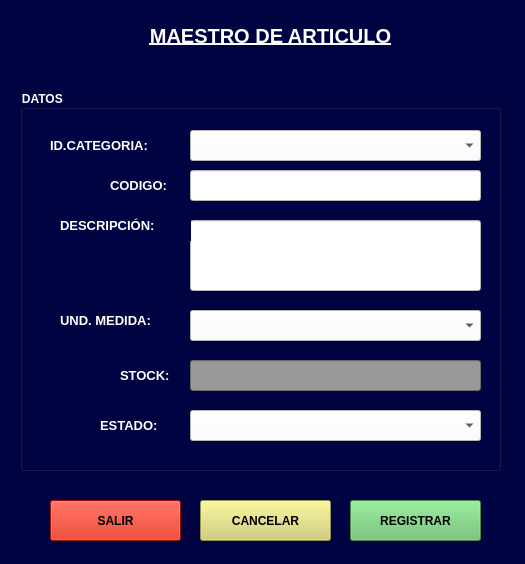
<?xml version="1.0" encoding="UTF-8"?>
<ui version="4.0">
 <class>frmarticulo</class>
 <widget class="QMainWindow" name="frmarticulo">
  <property name="enabled">
   <bool>true</bool>
  </property>
  <property name="geometry">
   <rect>
    <x>0</x>
    <y>0</y>
    <width>525</width>
    <height>564</height>
   </rect>
  </property>
  <property name="font">
   <font>
    <pointsize>9</pointsize>
   </font>
  </property>
  <property name="windowTitle">
   <string>Articulo</string>
  </property>
  <property name="toolTipDuration">
   <number>2</number>
  </property>
  <property name="styleSheet">
   <string notr="true">background-color: rgb(0, 3, 66);</string>
  </property>
  <widget class="QWidget" name="centralwidget">
   <widget class="QLabel" name="label">
    <property name="geometry">
     <rect>
      <x>90</x>
      <y>20</y>
      <width>361</width>
      <height>31</height>
     </rect>
    </property>
    <property name="font">
     <font>
      <pointsize>15</pointsize>
      <weight>75</weight>
      <italic>false</italic>
      <bold>true</bold>
      <underline>true</underline>
      <strikeout>false</strikeout>
     </font>
    </property>
    <property name="styleSheet">
     <string notr="true">color: rgb(255, 255, 253);</string>
    </property>
    <property name="text">
     <string>MAESTRO DE ARTICULO</string>
    </property>
    <property name="alignment">
     <set>Qt::AlignCenter</set>
    </property>
   </widget>
   <widget class="QGroupBox" name="groupBox">
    <property name="geometry">
     <rect>
      <x>20</x>
      <y>90</y>
      <width>481</width>
      <height>381</height>
     </rect>
    </property>
    <property name="font">
     <font>
      <pointsize>9</pointsize>
      <weight>75</weight>
      <bold>true</bold>
     </font>
    </property>
    <property name="styleSheet">
     <string notr="true">color: rgb(255, 255, 253);</string>
    </property>
    <property name="title">
     <string>DATOS </string>
    </property>
    <widget class="QLabel" name="label_3">
     <property name="geometry">
      <rect>
       <x>30</x>
       <y>40</y>
       <width>141</width>
       <height>31</height>
      </rect>
     </property>
     <property name="font">
      <font>
       <pointsize>10</pointsize>
       <weight>75</weight>
       <bold>true</bold>
      </font>
     </property>
     <property name="styleSheet">
      <string notr="true">color: rgb(255, 255, 253);</string>
     </property>
     <property name="text">
      <string>ID.CATEGORIA:</string>
     </property>
    </widget>
    <widget class="QLabel" name="label_5">
     <property name="geometry">
      <rect>
       <x>40</x>
       <y>210</y>
       <width>131</width>
       <height>41</height>
      </rect>
     </property>
     <property name="font">
      <font>
       <pointsize>10</pointsize>
       <weight>75</weight>
       <bold>true</bold>
      </font>
     </property>
     <property name="text">
      <string>UND. MEDIDA:</string>
     </property>
    </widget>
    <widget class="QLineEdit" name="txtdescripcion">
     <property name="geometry">
      <rect>
       <x>170</x>
       <y>130</y>
       <width>291</width>
       <height>71</height>
      </rect>
     </property>
     <property name="styleSheet">
      <string notr="true">background-color: rgb(255, 255, 253);
color: rgb(0, 0, 0);</string>
     </property>
    </widget>
    <widget class="QLabel" name="label_8">
     <property name="geometry">
      <rect>
       <x>40</x>
       <y>120</y>
       <width>131</width>
       <height>31</height>
      </rect>
     </property>
     <property name="font">
      <font>
       <pointsize>10</pointsize>
       <weight>75</weight>
       <bold>true</bold>
      </font>
     </property>
     <property name="text">
      <string>DESCRIPCIÓN:</string>
     </property>
    </widget>
    <widget class="QLineEdit" name="txtstock">
     <property name="geometry">
      <rect>
       <x>170</x>
       <y>270</y>
       <width>291</width>
       <height>31</height>
      </rect>
     </property>
     <property name="styleSheet">
      <string notr="true">background-color: rgb(153, 153, 153);
color: rgb(0, 0, 0);</string>
     </property>
    </widget>
    <widget class="QLabel" name="label_4">
     <property name="geometry">
      <rect>
       <x>100</x>
       <y>270</y>
       <width>61</width>
       <height>31</height>
      </rect>
     </property>
     <property name="font">
      <font>
       <pointsize>10</pointsize>
       <weight>75</weight>
       <bold>true</bold>
      </font>
     </property>
     <property name="text">
      <string>STOCK:</string>
     </property>
    </widget>
    <widget class="QLabel" name="label_6">
     <property name="geometry">
      <rect>
       <x>80</x>
       <y>320</y>
       <width>81</width>
       <height>31</height>
      </rect>
     </property>
     <property name="font">
      <font>
       <pointsize>10</pointsize>
       <weight>75</weight>
       <bold>true</bold>
      </font>
     </property>
     <property name="text">
      <string>ESTADO:</string>
     </property>
    </widget>
    <widget class="QLabel" name="label_2">
     <property name="geometry">
      <rect>
       <x>90</x>
       <y>80</y>
       <width>81</width>
       <height>31</height>
      </rect>
     </property>
     <property name="font">
      <font>
       <pointsize>10</pointsize>
       <weight>75</weight>
       <bold>true</bold>
      </font>
     </property>
     <property name="text">
      <string>CODIGO:</string>
     </property>
    </widget>
    <widget class="QLineEdit" name="txtcodigo">
     <property name="geometry">
      <rect>
       <x>170</x>
       <y>80</y>
       <width>291</width>
       <height>31</height>
      </rect>
     </property>
     <property name="styleSheet">
      <string notr="true">background-color: rgb(255, 255, 253);
color: rgb(0, 0, 0);</string>
     </property>
     <property name="text">
      <string/>
     </property>
    </widget>
    <widget class="QComboBox" name="cboestado">
     <property name="geometry">
      <rect>
       <x>170</x>
       <y>320</y>
       <width>291</width>
       <height>31</height>
      </rect>
     </property>
     <property name="styleSheet">
      <string notr="true">background-color: rgb(255, 255, 253);
color: rgb(0, 0, 0);</string>
     </property>
    </widget>
    <widget class="QComboBox" name="cboidcategoria">
     <property name="geometry">
      <rect>
       <x>170</x>
       <y>40</y>
       <width>291</width>
       <height>31</height>
      </rect>
     </property>
     <property name="styleSheet">
      <string notr="true">background-color: rgb(255, 255, 255);
color: rgb(0, 0, 0);</string>
     </property>
    </widget>
    <widget class="QComboBox" name="cboundmedida">
     <property name="geometry">
      <rect>
       <x>170</x>
       <y>220</y>
       <width>291</width>
       <height>31</height>
      </rect>
     </property>
     <property name="styleSheet">
      <string notr="true">background-color: rgb(255, 255, 255);
color: rgb(0, 0, 0);</string>
     </property>
    </widget>
   </widget>
   <widget class="QPushButton" name="btncancelar">
    <property name="geometry">
     <rect>
      <x>200</x>
      <y>500</y>
      <width>131</width>
      <height>41</height>
     </rect>
    </property>
    <property name="font">
     <font>
      <pointsize>9</pointsize>
      <weight>75</weight>
      <bold>true</bold>
     </font>
    </property>
    <property name="styleSheet">
     <string notr="true">background-color: rgb(209, 206, 107);</string>
    </property>
    <property name="text">
     <string>CANCELAR</string>
    </property>
   </widget>
   <widget class="QPushButton" name="btnregistrar">
    <property name="geometry">
     <rect>
      <x>350</x>
      <y>500</y>
      <width>131</width>
      <height>41</height>
     </rect>
    </property>
    <property name="font">
     <font>
      <pointsize>9</pointsize>
      <weight>75</weight>
      <bold>true</bold>
     </font>
    </property>
    <property name="styleSheet">
     <string notr="true">background-color: rgb(99, 189, 104);</string>
    </property>
    <property name="text">
     <string>REGISTRAR</string>
    </property>
   </widget>
   <widget class="QPushButton" name="btnsalir">
    <property name="geometry">
     <rect>
      <x>50</x>
      <y>500</y>
      <width>131</width>
      <height>41</height>
     </rect>
    </property>
    <property name="font">
     <font>
      <pointsize>9</pointsize>
      <weight>75</weight>
      <bold>true</bold>
     </font>
    </property>
    <property name="styleSheet">
     <string notr="true">background-color: rgb(212, 25, 4);</string>
    </property>
    <property name="text">
     <string>SALIR</string>
    </property>
   </widget>
  </widget>
 </widget>
 <resources/>
 <connections/>
</ui>
